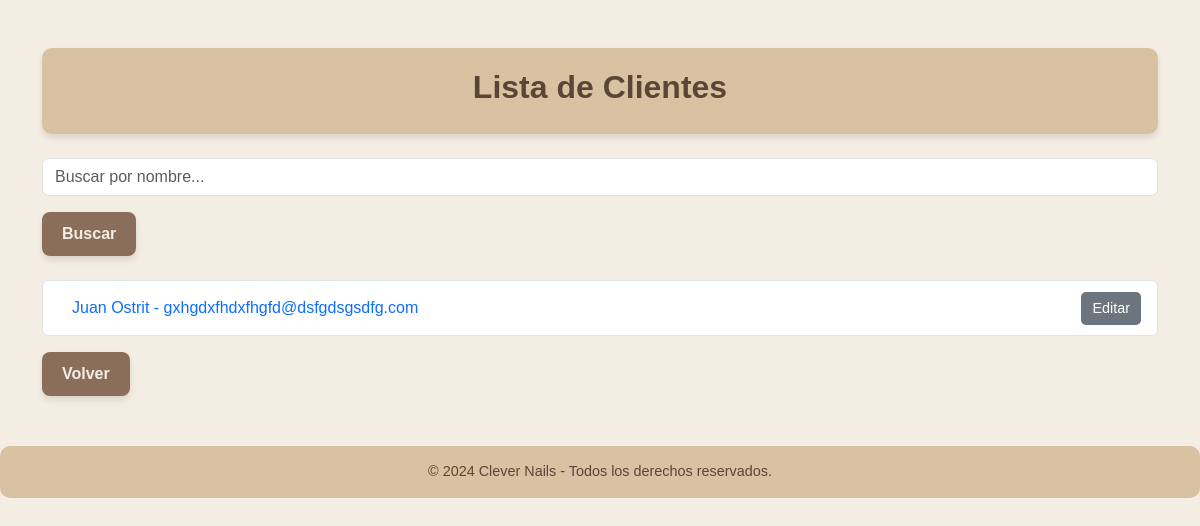
The page /customers on the database as committed earlier.
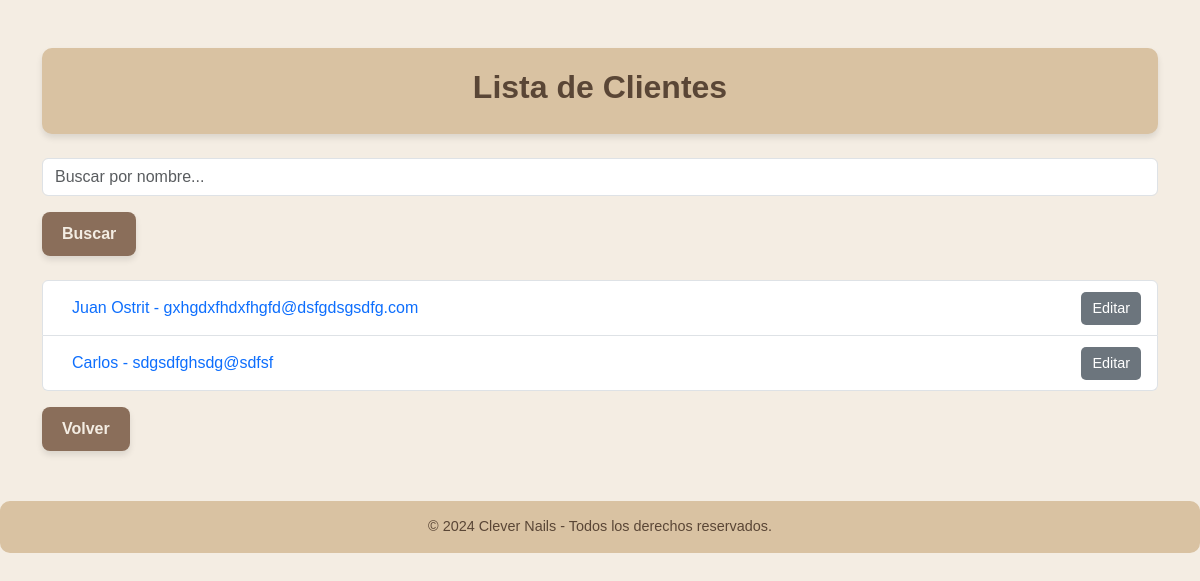
The same page on the database as committed later.
### tables this page shows
CREATE TABLE customers (
        id INTEGER PRIMARY KEY AUTOINCREMENT,
        name TEXT NOT NULL,
        birth_date TEXT,
        phone TEXT,
        email TEXT
    );

### app/routes/customers.py (the view)
@customers_bp.route("/customers", methods=["GET"])
def customers():
    query = request.args.get("search", "")
    if query:
        customers = query_db("SELECT * FROM customers WHERE name LIKE ?", ('%' + query + '%',))
    else:
        customers = query_db("SELECT * FROM customers")
    return render_template("customers.html", customers=customers)

### app/database.py (called while the page is built)
def query_db(query, args=(), one=False):
    conn = sqlite3.connect("manicure_shop.db")
    conn.row_factory = sqlite3.Row
    cursor = conn.cursor()
    cursor.execute(query, args)
    rv = cursor.fetchall()
    conn.commit()
    conn.close()
    return (rv[0] if rv else None) if one else rv

### templates/customers.html (shortened to what this page needs)
<!DOCTYPE html>
<html lang="en">
<head>
    <link rel="stylesheet" href="https://cdn.jsdelivr.net/npm/bootstrap@5.3.0-alpha1/dist/css/bootstrap.min.css">
</head>
<body>
    <div class="container mt-5">
        <div class="header">
            <h1>Lista de Clientes</h1>
        </div>
        <form method="GET" action="/customers" class="mt-4">
            <div class="mb-3">
                <input type="text" class="form-control" name="search" placeholder="Buscar por nombre..." value="{{ request.args.get('search', '') }}">
            </div>
            <button type="submit" class="btn btn-custom">Buscar</button>
        </form>
        <ul class="list-group mt-4">
            {% for customer in customers %}
                <li class="list-group-item d-flex justify-content-between align-items-center">
                    <div>
                        <a href="/customer/{{ customer['id'] }}" class="btn btn-link text-decoration-none">
                            {{ customer['name'] }} - {{ customer['email'] }}
                        </a>
                    </div>
                    <a href="/edit-customer/{{ customer['id'] }}" class="btn btn-edit">Editar</a>
                </li>
            {% else %}
                <li class="list-group-item">No se encontraron clientes.</li>
            {% endfor %}
        </ul>
        <a href="/" class="btn btn-custom mt-3">Volver</a>
    </div>
    <footer>
        &copy; 2024 Clever Nails - Todos los derechos reservados.
    </footer>
</body>
</html>

Rows that differ between the two databases and show on the page:
added customers: name "Carlos", email "sdgsdfghsdg@sdfsf"
